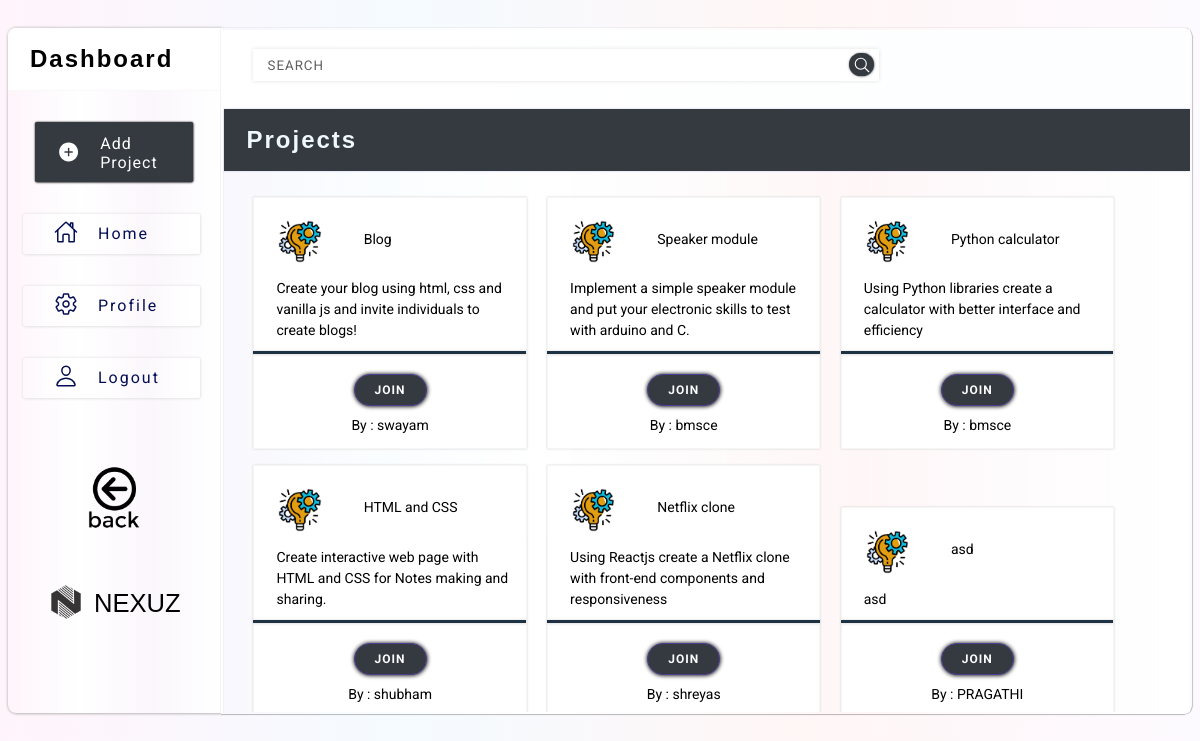
Screenshot of /projects.php (signed in) with the database file from the repository.
### tables this page shows
CREATE TABLE `project` (
  `project_id` int(11) NOT NULL,
  `project_name` varchar(50) DEFAULT NULL,
  `description` varchar(300) DEFAULT NULL,
  `userpid` int(11) NOT NULL
);

CREATE TABLE `users` (
  `userid` int(11) NOT NULL,
  `name` varchar(255) NOT NULL,
  `email` varchar(255) NOT NULL,
  `password` varchar(255) NOT NULL,
  `photo` varchar(255) DEFAULT 'temp.png',
  `instructor` int(10) DEFAULT NULL
);

### projects.php (the view, shortened to what this page needs)
<?php
include 'config.php';
$resultproject = mysqli_query($conn,"SELECT * FROM  project ");
?>
<!DOCTYPE html>
<html backgrlang="en">
<head>
    <link rel='stylesheet' href='css\projects.css'>
</head>
<body>
    <div class='main-container'>
        <div class='container' id='blur'>
            <div class='left-sidebar'>
                <h2>Dashboard</h2>
                <div>
                    <ion-icon id="add" name="add-circle"></ion-icon>
                    <a class='top-left-sidebar-link' href='#' onclick="toggle();">Add Project</a>
                </div>
                <div>
                    <ion-icon name="home-outline"></ion-icon>
                    <a class='left-sidebar-links' href='index.php'>Home</a>
                </div>
                <div>
                    <ion-icon name="settings-outline"></ion-icon>
                    <a class='left-sidebar-links' href='myc.php'>Profile</a>
                </div>
                <div>
                    <ion-icon name="person-outline"></ion-icon>
                    <a class='left-sidebar-links' href='logout.php'>Logout</a>
                </div>
                <a href="index.php"><img src="logo.png" class="logo"></a>
                <h3>NEXUZ</h3>
                <img onclick="location.href='index.php'" src="images/back.png" class="logo" style="position: relative; height: auto; top: -3rem; left: 3rem;">
            </div>
            <div class='dashboard'>
                <div class='top-bar'>
                    <br>
                    <input placeholder="SEARCH" type='search'>
                    <ion-icon class='search-icon' name="search-outline"></ion-icon>
                </div>
                <h2>Projects</h2>
                <br>
                <div class='box-container'>
                <?php
               while($rows=mysqli_fetch_array($resultproject)){
                $var=$rows['userpid'];
               $ruser = mysqli_query($conn,"SELECT * FROM users where userid =$var");
               $rowuser=mysqli_fetch_array($ruser);
            ?>
                    <div class='box'>
                        <div class='box-row'>
                            <a href="https://imgur.com/FYf3Cvl"><img src="images/ps.png" title="source: imgur.com" /></a>
                            <p><?php echo $rows['project_name']; ?></p>
                        </div>
                        <p><?php echo $rows['description']; ?></p>
                        <div class='line'></div>
                        <div class='buttons-container'>
                        <form action="#" method="POST">
                        <button class='buttons' value="<?php echo $rows['project_id']; ?>" name="submitp">Join</button>
                        </form>
                            </div>
                            <p style="text-align: center; margin: 9px 0px 0px 0px;">By : <?php echo $rowuser['name']; ?></p>
                    </div>
                    <?php
        }?>
                </div>
            </div>
        </div>
    </div>
</body>
</html>

### rows the page displays
project: project_name "Blog", description "Create your blog using html, css and vanilla js and invite individuals to create blogs!", $rows['project_id'] 14 (drawn), userpid.name "swayam"
project: project_name "Speaker module", description "Implement a simple speaker module and put your electronic skills to test with arduino and C.", $rows['project_id'] 16 (drawn), userpid.name "bmsce"
project: project_name "Python calculator", description "Using Python libraries create a calculator with better interface and efficiency", $rows['project_id'] 17 (drawn), userpid.name "bmsce"
project: project_name "HTML and CSS", description "Create interactive web page with HTML and CSS for Notes making and sharing.", $rows['project_id'] 18 (drawn), userpid.name "shubham"
project: project_name "Netflix clone", description "Using Reactjs create a Netflix clone with front-end components and responsiveness", $rows['project_id'] 19 (drawn), userpid.name "shreyas"
project: project_name "asd", description "asd", $rows['project_id'] 20 (drawn), userpid.name "PRAGATHI"
